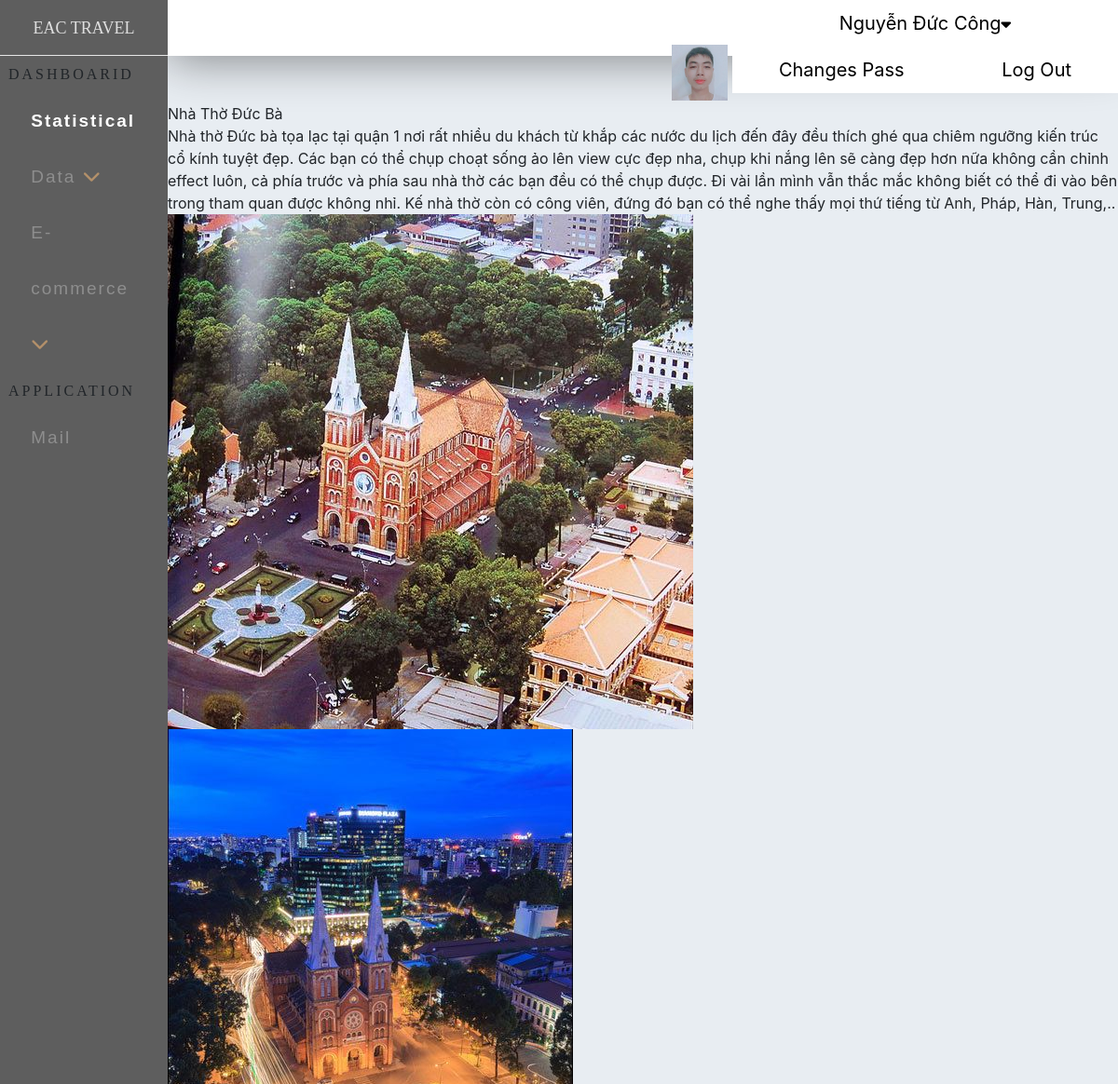
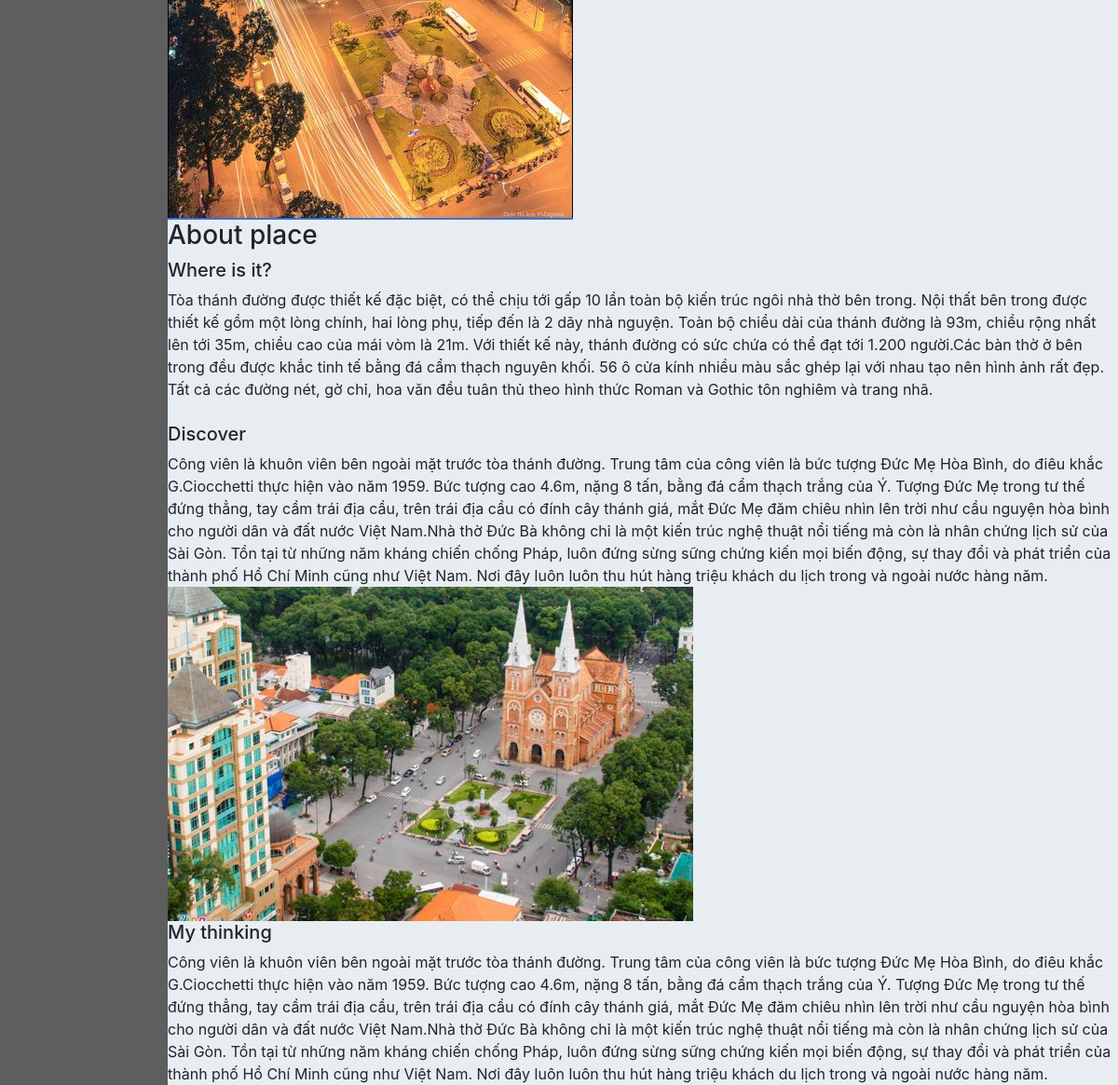
/admin/index.php?ctrl=noidung&id=3 (signed in), run on the app's committed database (2 pictures, top to bottom).
### tables this page shows
CREATE TABLE `noidungbocuc` (
  `id_noidung` int(11) NOT NULL,
  `noidung` varchar(5000) NOT NULL,
  `noidung2` text DEFAULT NULL,
  `noidung3` text DEFAULT NULL,
  `img_noidung1` varchar(50) DEFAULT NULL,
  `img_noidung2` varchar(50) DEFAULT NULL,
  `img_right1` varchar(50) DEFAULT NULL,
  `img_right2` varchar(50) DEFAULT NULL,
  `ngaydang` date NOT NULL,
  `rating` int(11) NOT NULL DEFAULT 5,
  `id_dd` int(11) DEFAULT NULL
);

CREATE TABLE `diadiem` (
  `id_dd` int(11) NOT NULL,
  `name_dd` varchar(250) DEFAULT NULL,
  `rating_dd` int(11) NOT NULL DEFAULT 5,
  `id_kv` int(11) DEFAULT NULL,
  `img_dd` varchar(100) DEFAULT NULL
);

### admin/model/database.php (called while the page is built, shortened)
<?php
   function getConnection(){
        $host='localhost';
        $dbname='eac';
        $userName='root';
        $passWord='';
            $DBH = new PDO('mysql:host='.$host.';dbname='.$dbname,$userName,$passWord);
            return $DBH;
    }
    function query($sql){
        $connect = getConnection();
        $result = $connect -> query($sql);
        return  $result;
    }
?>

### admin/model/login.php (called while the page is built)
<?php
            include_once('database.php');
            function getad($mail){
                $sql="SELECT * FROM admin WHERE email = '$mail'";
                return query($sql);
            }
?>

### admin/model/home.php (called while the page is built, shortened)
<?php
        include_once('database.php');
        function getAllTopFeautureById($id){
          $sql="SELECT * FROM noidungbocuc INNER JOIN diadiem on diadiem.id_dd=noidungbocuc.id_dd WHERE diadiem.id_dd='$id'";
          return query($sql);
      }
?>

### admin/view/noidung/index.php (the view, shortened to what this page needs)
<div class="roww">
            <div class="boxcenter_content">
                <div class="bg_article">
                        <?php
                            foreach($topFeautureById as $tr){
                                echo'
                            <div class="box_content_article">
                                <div class="title_content">
                                    '.$tr['name_dd'].'
                                </div>
                                <div class="border_box">
                                    <div class="box_text_content0">
                                            <div class="box_text0">
                                                '.$tr['noidung'].'
                                            </div>
                                    </div>
                                </div>
                            </div>
                        <div class="box_img_article">
                            <div class="single-item">
                                    <div class="box_img_slick">
                                        <img src="../site/img/'.$tr['img_right1'].'" alt="">
                                    </div>
                                    <div class="box_img_slick">
                                        <img src="../site/img/'.$tr['img_right2'].'" alt="">
                                    </div>
                            </div>
                        </div>
                        <div class="main_content">
                            <h3>About place</h3>
                        <h5>Where is it?</h5>
                            <div class="box_text_content2">
                                    '.$tr['noidung2'].'
                            </div>
                            <div class="big_box_img_content">
                                <div class="box_img_content">
                                    <img src="../site/img/'.$tr['img_noidung1'].'" alt="">
                                </div>
                            </div>
                            <h5>Discover</h5>
                            <div class="box_text_content3">
                                '.$tr['noidung3'].'
                            </div>
                            <div class="big_box_img_content">
                                <div class="box_img_content">
                                    <img src="../site/img/'.$tr['img_noidung2'].'" alt="">
                                </div>
                            </div>
                        <h5>My thinking</h5>
                            <div class="box_text_content3">
                                '.$tr['noidung3'].'
                            </div>
                        </div>
                                ';
                            }
                        ?>
                </div>
            </div>
        </div>

### admin/index.php (shortened to what this page needs)
<!DOCTYPE html>
<html lang="en">
<head>
    <link rel="stylesheet" href="css/index.css">
    <link rel="stylesheet" href="css/statistical.css">
    <link rel="stylesheet" href="css/tour.css">
    <link rel="stylesheet" href="css/place.css">
    <link rel="stylesheet" href="css/add.css">
    <link rel="stylesheet" href="css/tip.css">
    <link rel="stylesheet" href="https://use.fontawesome.com/releases/v5.6.3/css/all.css">
<link rel="stylesheet" href="https://cdnjs.cloudflare.com/ajax/libs/font-awesome/4.7.0/css/font-awesome.min.css">
    <link rel="stylesheet" href="https://cdn.jsdelivr.net/npm/bootstrap@4.5.3/dist/css/bootstrap.min.css">
    <link rel="stylesheet" href="https://cdnjs.cloudflare.com/ajax/libs/bootstrap-sweetalert/1.0.1/sweetalert.min.css">
</head>
<body>
    <div class="full">
        <div class="ad_left">
                <div class="title_ad_left">
                    EAC TRAVEL
                </div>
                <div class="dashboarid">
                    <div class="title_db">
                        DASHBOARID
                    </div>
                    <div class="content_db">
                        <ul>
                            <li class="active"><a href="index.php" >Statistical</a></li>
                            <li>
                                <a href="#"  class="feat-btn">Data <i class="fas fa-chevron-down"></i></a>
                            </li>
                            <li>
                                <a href="#" class="serv-btn">E-commerce <i class="fas fa-chevron-down"></i></a>
                            </li>
                        </ul>
                    </div>
                </div>
            <div class="dashboarid">
                <div class="title_db">
                   APPLICATION
                </div>
                <div class="content_db">
                    <ul>
                        <li><a href="#" >Mail</a></li>
                    </ul>
                </div>
            </div>
        </div>
            <div class="ad_right">
                <div class="full">
                    <div class="top_ad_right">
                        <?php
                            include_once 'model/login.php';
                            $mail=$_SESSION['admin'];
                            $admin=getad($mail);
                            foreach ($admin as $ad) {
                                echo'
                                <div class="dropdown">
                                    <ul>
                                        <img src="../site/img/'.$ad['img_ad'].'"width="60px" alt="">
                                        <li><a href="#">'.$ad['name_ad'].'<i class="fa fa-caret-down" style="font-size:17px;color:black"></i></a>
                                            <ul>
                                                <li><a href="#">Changes Pass</a></li>
                                                <li><a href="logout.php">Log Out</a></li>
                                            </ul>
                                        </li>
                                    </ul>
                                </div>
                                ';
                            }
                        ?>
                    </div>
                </div>
            <?php
            $ctrl='home';
            if(isset($_GET['ctrl'])){
                $ctrl = $_GET['ctrl'];
            }
            include 'controller/'.$ctrl.'.php';
        ?>
            </div>
    </div>
</body>
</html>

### admin/css/index.css (style rules this page uses)
body { margin: 0; }
.full { width: 100%; float: left; }
.ad_left { position: fixed; top: 0; left: 0; bottom: 0; width: 15%; background-color:#5e5e5e; }
.title_ad_left { width: 100%; height: 60px; line-height: 60px; font-size: 1.5vw; text-align: center; color: #dfdfdf; border-bottom: 1px solid #e6e6e6; font-family: 'Playfair Display', serif; }
.dashboarid { width: 100%; min-height:300px ; }
.title_db { width: 95%; height: 10%; line-height: 40px; margin-left: 5%; font-family: 'Tinos', serif; letter-spacing: 3px; }
.content_db { width: 85%; min-height: 260px; margin-left: 10%; }
.content_db ul { height: 90%; list-style: none; padding: 0; margin: 0; }
.content_db ul li { line-height: 60px; }
.content_db ul li a { color:#8e8e8e; text-decoration: none; padding-left: 10%; font-size: 19px; display: block; width: 90%; transition:all 0.5s; font-family: 'Noto Sans JP', sans-serif; letter-spacing: 2px; }
* i { color: #b3906a; }
.content_db ul li.active a { color: white; font-weight: bold; }
.ad_right { width: 85%; min-height: 722px; float: right; background-color: #e8edf2; }
.top_ad_right { width: 100%; height: 60px; box-shadow:0 5px 50px rgba(0, 0, 0, 0.43); background-color: white; margin-bottom: 50px ; }
.dropdown { text-align: center; float: right; }
.dropdown ul { list-style: none; padding: 0; margin: 0; }
.dropdown ul li { background: white; position: relative; list-style: none; display: inline-block; }
.dropdown ul li a { display: block; padding: 0 50px; color: black; text-decoration: none; line-height: 50px; font-size: 20px; }

### admin/css/tip.css (style rules this page uses)
body { margin: 0; background-color: #CCC; }
a { color: white; font-size: 18pt; }

### data on the page
noidungbocuc: id_dd.name_dd "Nhà Thờ Đức Bà", noidung "Nhà thờ Đức bà tọa lạc tại quận 1 nơi rất nhiều du khách từ khắp các nước du lịch đến đây đều thích ghé qua chiêm ngưỡng kiến trúc cổ kính tuyệt đẹp. Các bạn có thể chụp choạt sống ảo lên view cực đẹp nha, chụp khi nắng lên sẽ càng đẹp hơn nữa không cần chỉnh effect luôn, cả phía trước và phía sau nhà thờ các bạn đều có thể chụp được. Đi vài lần mình vẫn thắc mắc không biết có thể đi vào bên trong tham quan được không nhỉ. Kế nhà thờ còn có công viên, đứng đó bạn có thể nghe thấy mọi thứ tiếng từ Anh, Pháp, Hàn, Trung,..", img_right1 (picture), img_right2 (picture), noidung2 "Tòa thánh đường được thiết kế đặc biệt, có thể chịu tới gấp 10 lần toàn bộ kiến trúc ngôi nhà thờ bên trong. Nội thất bên trong được thiết kế gồm một lòng chính, hai lòng phụ, tiếp đến là 2 dãy nhà nguyện. Toàn bộ chiều dài của thánh đường là 93m, chiều rộng nhất lên tới 35m, chiều cao của mái vòm là 21m. Với thiết kế này, thánh đường có sức chứa có thể đạt tới 1.200 người.Các bàn thờ ở bên trong đều được khắc tinh tế bằng đá cẩm thạch nguyên khối. 56 ô cửa kính nhiều màu sắc ghép lại với nhau tạo nên hình ảnh rất đẹp. Tất cả các đường nét, gờ chỉ, hoa văn đều tuân thủ theo hình thức Roman và Gothic tôn nghiêm và trang nhã.", noidung3 "Công viên là khuôn viên bên ngoài mặt trước tòa thánh đường. Trung tâm của công viên là bức tượng Đức Mẹ Hòa Bình, do điêu khắc G.Ciocchetti thực hiện vào năm 1959. Bức tượng cao 4.6m, nặng 8 tấn, bằng đá cẩm thạch trắng của Ý. Tượng Đức Mẹ trong tư thế đứng thẳng, tay cầm trái địa cầu, trên trái địa cầu có đính cây thánh giá, mắt Đức Mẹ đăm chiêu nhìn lên trời như cầu nguyện hòa bình cho người dân và đất nước Việt Nam.Nhà thờ Đức Bà không chỉ là một kiến trúc nghệ thuật nổi tiếng mà còn là nhân chứng lịch sử của Sài Gòn. Tồn tại từ những năm kháng chiến chống Pháp, luôn đứng sừng sững chứng kiến mọi biến động, sự thay đổi và phát triển của thành phố Hồ Chí Minh cũng như Việt Nam. Nơi đây…", img_noidung2 (picture)

### other printed values
$ad['name_ad'] "Nguyễn Đức Công"
